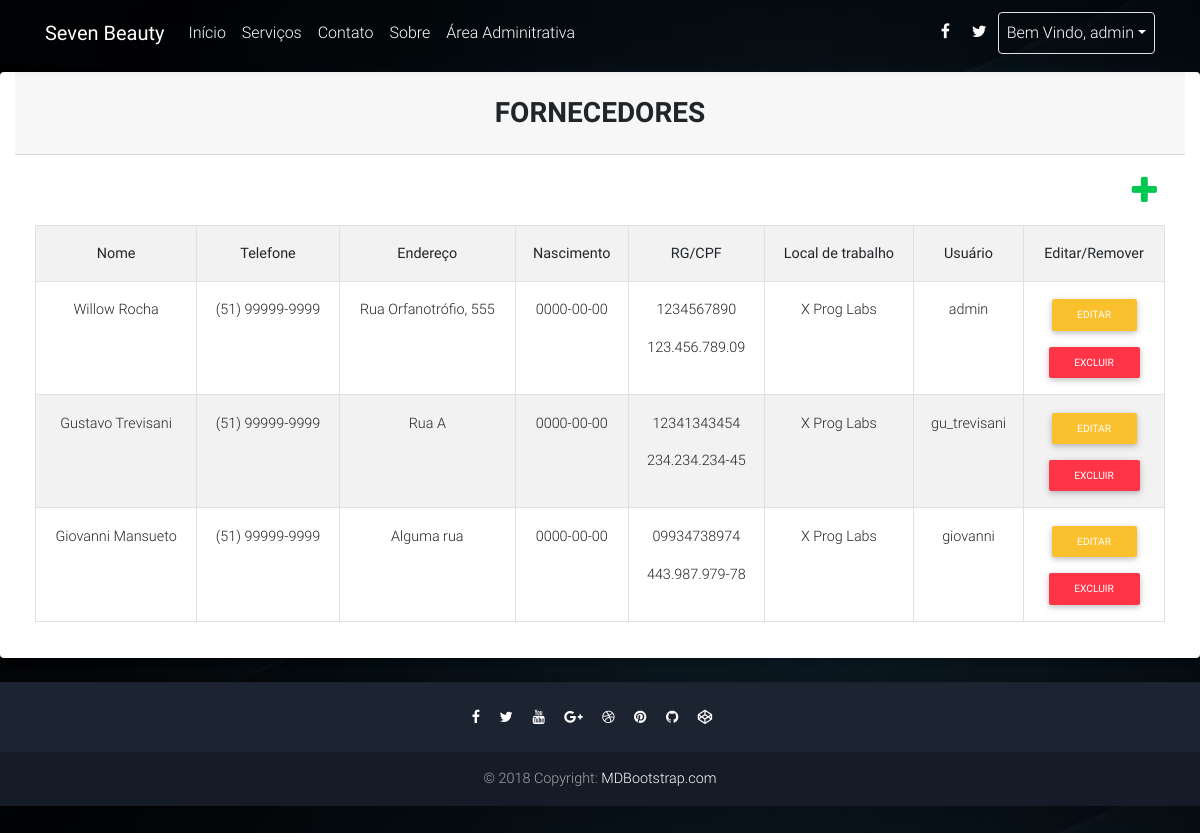
Screenshot of /list_suppliers.php (signed in) with the database file from the repository.
### tables this page shows
CREATE TABLE `pessoas` (
  `id` bigint(20) UNSIGNED NOT NULL,
  `nome` varchar(50) NOT NULL,
  `sobrenome` varchar(50) NOT NULL,
  `telefone` varchar(25) NOT NULL,
  `endereco` varchar(200) NOT NULL,
  `nascimento` date NOT NULL,
  `rg` varchar(20) NOT NULL,
  `cpf` varchar(20) NOT NULL,
  `ativo` tinyint(1) NOT NULL
);

CREATE TABLE `clientes` (
  `id` bigint(20) UNSIGNED NOT NULL,
  `ativo` tinyint(1) NOT NULL,
  `local_trabalho` varchar(200) NOT NULL,
  `id_pessoa` bigint(20) UNSIGNED NOT NULL,
  `id_usuario` bigint(20) UNSIGNED DEFAULT NULL
);

CREATE TABLE `usuarios` (
  `id` bigint(20) UNSIGNED NOT NULL,
  `nome` varchar(30) NOT NULL,
  `senha` varchar(30) NOT NULL,
  `access_level` int(11) NOT NULL
);

### dao/DBConnection.php (called while the page is built, shortened)
<?php
Class DBConnection{
	private $database = 'seven_beauty';
	private $host = 'localhost';
	private $user = 'root';
	private $pass = '';
	private $link;
	function connect(){
		$this->link = mysqli_connect($this->host, $this->user, $this->pass);
		mysqli_select_db($this->link, $this->database);
		return TRUE;
	}
	function query($query){
		return mysqli_query($this->link, $query) ;
	}
	function selectOne($query){
		$result = $this->selectMultiple($query);
		if($result){
			$result = mysqli_fetch_array($result);
		}
		return $result;
	}
	function selectMultiple($query){
		return $this->query($query);
	}
}

### dao/Dao.php (called while the page is built, shortened)
<?php
class Dao {
	protected $db;
	protected $nome_tabela;
	function __construct($nome_tabela){
		$this->db = new DBConnection();
		$this->nome_tabela = $nome_tabela;
	}
	function buscaPorPropriedade($propriedade, $valor){
		return "SELECT * FROM ".$this->nome_tabela." WHERE ".$propriedade ." = '".$valor."';";
	}
	function buscaAtivos(){
		$query = $this->buscaPorPropriedade("ativo", VERDADEIRO);
		$result = $this->db->selectMultiple($query);
		if($result){
			$num_rows = mysqli_num_rows($result);
			$ativos = [];
			for($i=0; $i < $num_rows; $i++){
	            $row = mysqli_fetch_array($result);
	            array_push($ativos, $this->fetchObjeto($row));
	        }
	        return $ativos;
    	}
		return FALSO;
	}
	function buscaById($id){
		$query = "SELECT * FROM ".$this->nome_tabela." WHERE id = ".$id.";";
		$result = $this->db->selectOne($query);
		if($result){
			return $this->fetchObjeto($result);
		}
		return FALSE;
	}
}

### dao/ClienteDao.php (called while the page is built, shortened)
<?php
class ClienteDao extends Dao {
	function fetchObjeto($row){
		$id = $row['id'];
		$ativo = $row['ativo'];
		$localTrabalho = stripslashes($row['local_trabalho']);
		$idPessoa = $row['id_pessoa'];
		$idUsuario = $row['id_usuario'];
		$dao = new PessoaDao();
		$pessoa = $dao->buscaById($idPessoa);
		$dao = new UsuarioDao();
		$usuario = $dao->buscaById($idUsuario);
		$nome = $pessoa->getNome();
		$sobrenome = $pessoa->getSobrenome();
		$telefone = $pessoa->getTelefone();
		$endereco = $pessoa->getEndereco();
		$bairro = $pessoa->getBairro();
		$cidade = $pessoa->getCidade();
		$nascimento = $pessoa->getNascimento();
		$rg = $pessoa->getRG();
		$cpf = $pessoa->getCPF();
		return new Cliente($id, $idPessoa, $nome, $sobrenome, $telefone, $endereco, $bairro, $cidade, $nascimento, $rg, $cpf, $ativo, $localTrabalho, $usuario);
	}
}

### dao/PessoaDao.php (called while the page is built, shortened)
<?php
class PessoaDao extends Dao {
	function fetchObjeto($row){
		$id = $row['id'];
		$nome = stripslashes($row['nome']);
		$sobrenome = stripslashes($row['sobrenome']);
		$telefone = stripslashes($row['telefone']);
		$nascimento = stripslashes($row['nascimento']);
		$rg = stripslashes($row['rg']);
		$cpf = stripslashes($row['cpf']);
		$ativo = $row['ativo'];
		$enderecoCompleto = stripslashes($row['endereco']);
		$endList = explode(" - ", $enderecoCompleto);
		$endereco = "";
		$bairro = "";
		$cidade = "";
		if(isset($endList[0]))
			$endereco = $endList[0];
		if(isset($endList[1]))
			$bairro = $endList[1];
		if(isset($endList[2]))
			$cidade = $endList[2];
		return new Pessoa($id, $nome, $sobrenome, $telefone, $endereco, $bairro, $cidade, $nascimento, $rg, $cpf, $ativo);
	}
}

### dao/UsuarioDao.php (called while the page is built, shortened)
<?php
class UsuarioDao extends Dao {
	function fetchObjeto($row){
		$id = $row['id'];
		$nome = stripslashes($row['nome']);
		$senha = stripslashes($row['senha']);
		$nivelAcesso = $row['access_level'];
		return new Usuario($id, $nome, $senha, $nivelAcesso);
	}
}

### model/Pessoa.php (called while the page is built, shortened)
<?php
class Pessoa {
	private $nome;
	private $sobrenome;
	private $telefone;
	private $endereco;
	function __construct($id, $nome, $sobrenome, $telefone, $endereco, $bairro, $cidade, $nascimento, $rg, $cpf, $ativo){
		$this->nome = $nome;
		$this->sobrenome = $sobrenome;
		$this->telefone = $telefone;
		$this->endereco = $endereco;
	}
	function getNome(){
		return $this->nome;
	}
	function getSobrenome(){
		return $this->sobrenome;
	}
	function getTelefone(){
		return $this->telefone;
	}
	function getEndereco(){
		return $this->endereco;
	}
}

### list_suppliers.php (the view, shortened to what this page needs)
<!DOCTYPE html>
<html lang="en">
<head>
  <?php require_once("head.php") ?>
</head>
<body style="background-image: url('img/beauty/admin_background.jpg');  background-size: cover;">
  <?php require_once("navbar.php") ?>
  <main class="mt-5 pt-4">
    <div class="container col-12">
      <div class="row d-flex justify-content-center">
        <div class="card col-12">
            <h3 class="card-header text-center font-weight-bold text-uppercase py-4">Fornecedores</h3>
            <div class="card-body">
                <div id="table" class="table-editable">
                    <span class="table-add float-right mb-3 mr-2"><a href="<?php echo ROUTE.REGISTER_SUPPLIER ?>" class="text-success"><i class="fa fa-plus fa-2x" aria-hidden="true"></i></a></span>
                    <table class="table table-bordered table-responsive-md table-striped text-center">
                        <tr>
                            <th class="text-center">Nome</th>
                            <th class="text-center">Telefone</th>
                            <th class="text-center">Endereço</th>
                            <th class="text-center">Nascimento</th>
                            <th class="text-center">RG/CPF</th>
                            <th class="text-center">Local de trabalho</th>
                            <th class="text-center">Usuário</th>
                            <th class="text-center">Editar/Remover</th>
                        </tr>
                        <?php
                            $dao = new ClienteDao();
                            $clientes = $dao->buscaAtivos();
                            $size = count($clientes);
                            if($size > 0):
                        ?>
                            <?php
                                foreach($clientes as $cliente):
                            ?>
                                <tr>
                                    <td class="pt-3-half">
                                        <?php echo $cliente->getNome()." ".$cliente->getSobrenome(); ?>
                                    </td>
                                    <td class="pt-3-half">
                                        <?php echo $cliente->getTelefone(); ?>
                                    </td>
                                    <td class="pt-3-half">
                                        <?php echo $cliente->getEndereco(); ?>
                                    </td>
                                    <td class="pt-3-half">
                                        <?php echo $cliente->getNascimento(); ?>
                                    </td>
                                    <td class="pt-3-half">
                                        <?php echo $cliente->getRG()."<p></p>".$cliente->getCPF(); ?>
                                    </td>
                                    <td class="pt-3-half">
                                        <?php echo $cliente->getLocalDeTrabalho(); ?>
                                    </td>
                                    <td class="pt-3-half">
                                        <?php echo $cliente->getUsuario()->getNome(); ?>
                                    </td>
                                    <td>
                                        <span class="edit-client"><a href="<?php echo ROUTE.EDIT_CLIENT.'?client_id='.$cliente->getId() ?>"><button type="button" class="btn btn-yellow btn-rounded btn-sm my-0">Editar</button></a></span>
                                        <span class="remove-client"><a href="<?php echo ROUTE.SERVICE_REMOVE_CLIENT.'?client_id='.$cliente->getId() ?>"><button type="button" class="btn btn-danger btn-rounded btn-sm my-0">Excluir</button></a></span>
                                    </td>
                                </tr>
                            <?php endforeach; ?>
                        <?php else: ?>
                            <div class="offset-4 col-4 text-center">Nenhum resultado encontrado.</div>
                        <?php endif; ?>
                    </table>
                </div>
            </div>
        </div>
    </div>
  </main>
  <?php require_once("footer.php") ?>
</body>
</html>

### list_suppliers.php (style rules this page uses)
.pt-3-half { padding-top: 1.4rem; }

### rows the page displays
pessoas: nome "Willow", sobrenome "Rocha", telefone "(51) 99999-9999", endereco "Rua Orfanotrófio, 555", nascimento "0000-00-00", rg "1234567890", cpf "123.456.789.09"
clientes: local_trabalho "X Prog Labs"
usuarios: nome "admin"
pessoas: nome "Gustavo", sobrenome "Trevisani", telefone "(51) 99999-9999", endereco "Rua A", nascimento "0000-00-00", rg "12341343454", cpf "234.234.234-45"
clientes: local_trabalho "X Prog Labs"
usuarios: nome "gu_trevisani"
pessoas: nome "Giovanni", sobrenome "Mansueto", telefone "(51) 99999-9999", endereco "Alguma rua", nascimento "0000-00-00", rg "09934738974", cpf "443.987.979-78"
clientes: local_trabalho "X Prog Labs"
usuarios: nome "giovanni"

### other values shown
$_SESSION['current_user'] "admin"
